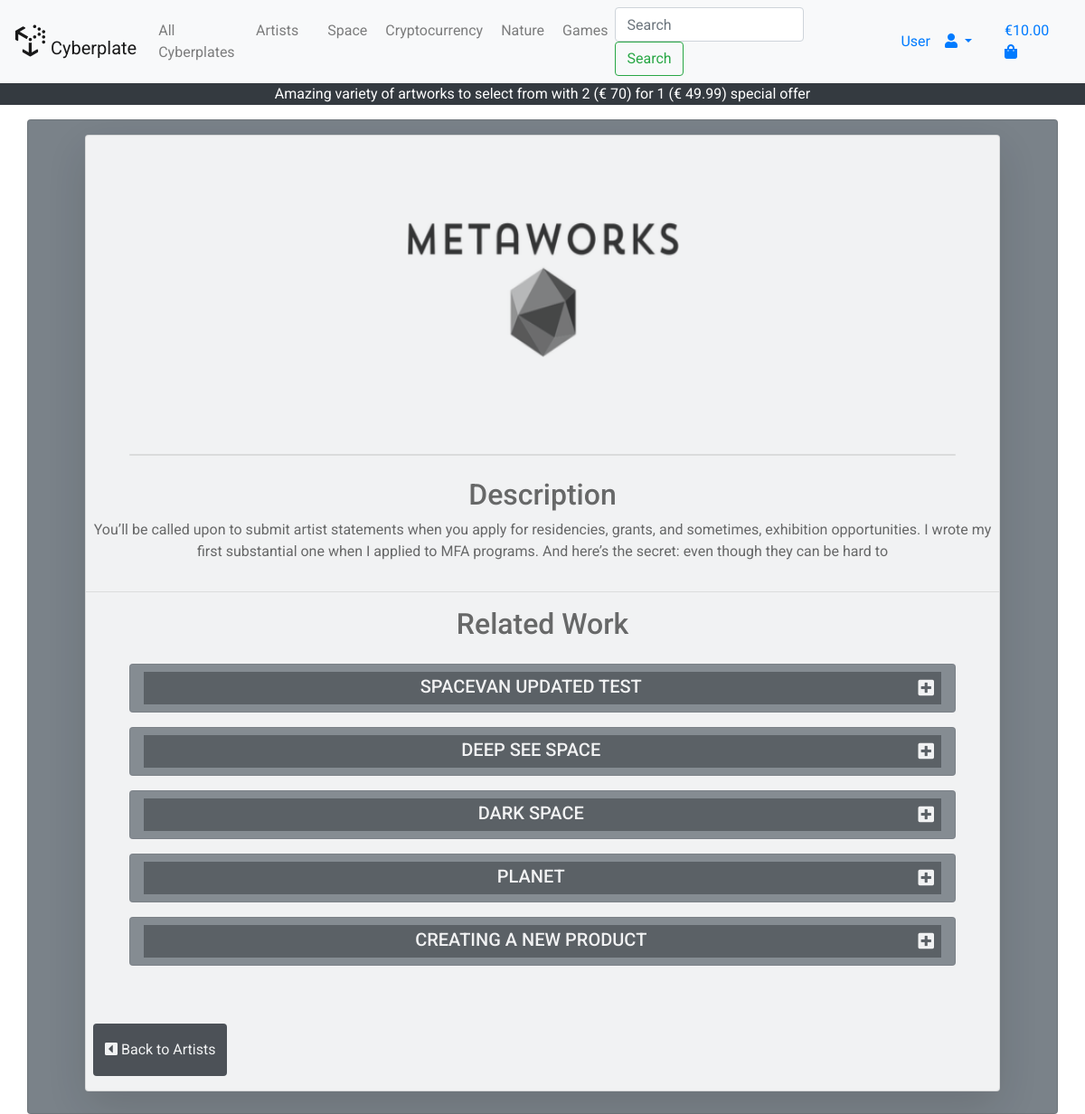
The page /products/1 on the database as committed earlier.
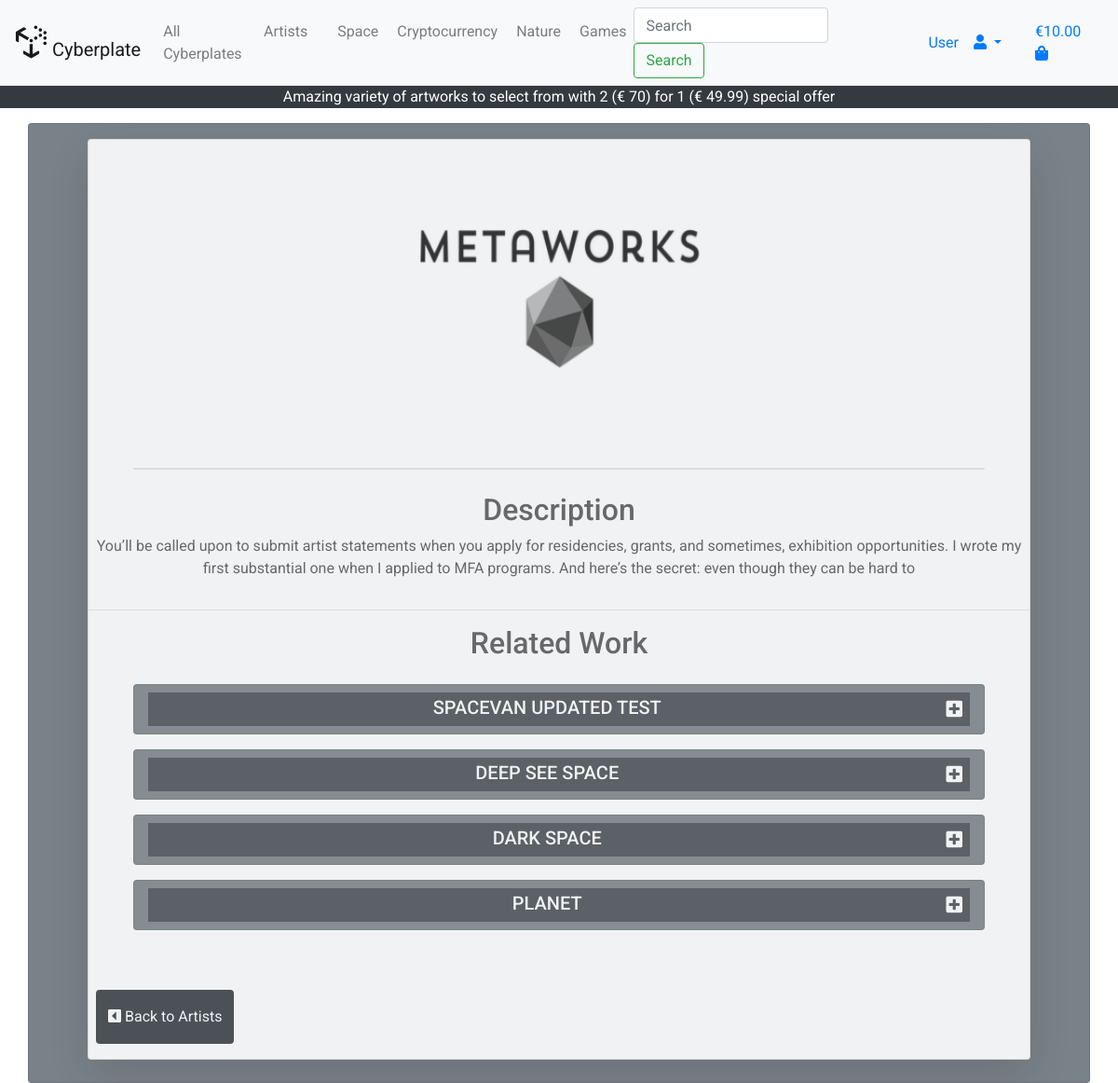
The same page on the database as committed later.
### products/models.py (models this page shows, shortened)
class Product(models.Model):
    product_category = models.ForeignKey('Product_Category',
                                         null=True, on_delete=models.SET_NULL)
    artist = models.ForeignKey('Artist', null=True, on_delete=models.SET_NULL)
    name = models.CharField(max_length=30)
    description = models.TextField()
    price = models.DecimalField(max_digits=4, decimal_places=2)
    image_url = models.URLField(null=True, blank=True, max_length=1000)
    image = models.ImageField(null=True, blank=True)
    product_key = models.IntegerField(null=True, blank=True)
    def __str__(self):
        return self.name

### products/views.py (the view)
# urls.py: path('<int:artist_id>', views.artist_view, name='artist_view'),
def artist_view(request, artist_id):
    selected_artist = get_object_or_404(Artist, pk=artist_id)
    print('selected_artist >>', selected_artist.image)
    artists_products = Product.objects.all().filter(artist=selected_artist)
    print('artists_products >>', artists_products)
    context = {
        'selected_artist': selected_artist,
        'artists_products': artists_products
    }
    return render(request, 'products/artist_view.html', context)

### shopping_bag/context.py (called while the page is built, shortened)
def bag_contents(request):
    bag_items = []
    total = 0
    product_count = 0
    bag = request.session.get('bag', {})
    if total < settings.FREE_DELIVERY_THRESHOLD:
        delivery = 10
        free_delivery_delta = settings.FREE_DELIVERY_THRESHOLD - total
    else:
        delivery = 0
        free_delivery_delta = 0
    grand_total = delivery + total
    context = {
        'bag_items': bag_items,
        'total': total,
        'product_count': product_count,
        'delivery': delivery,
        'free_delivery_delta': free_delivery_delta,
        'free_delivery_threshold': settings.FREE_DELIVERY_THRESHOLD,
        'grand_total': grand_total,
    }
    return context

### products/templates/products/artist_view.html (shortened to what this page needs)
{% extends "base.html" %}
{% load static %}
{% block content %}
<div class="container h-100">
  <div class="row h-100">
    <div class="col-12 card bg-secondary">
        <div class="card shadow-lg mb-4 bg-white border-3 mt-3 mr-5 ml-5">
          <div class="d-flex justify-content-center">
        <img src="{{ MEDIA_URL }}{{ selected_artist.image }}" class="rounded-lg artist-img mt-5" alt="selected_artist.name">
          </div>
        <br>
        <br>
        <div class="card shadow-lg mb-4 bg-white border-3 mt-3 mr-5 ml-5">
        </div>
        <h2 class="text-center text-black"> Description </h2>
        <p class="text-center">
          {{ selected_artist.artist_description }}
        </p>
        <hr>
        <h2 class="text-center text-black"> Related Work </h2>
        <div class="d-flex justify-content-center row mr-5 ml-5 mb-5">
        {% for related_work in artists_products %}
          <div class="card col-12 mx-auto bg-secondary mr-5 ml-5 mt-3 text-white text-uppercase">
            <h5 class="text-center mt-2 bg-dark slider pt-1">{{ related_work.name }}<i class="css-target fas fa-plus-square fa-minus-square float-right mr-2 mt-1 mb-1 pb-1"></i></h5>
        </div>
        {% endfor %}
        </div>
        <p class="text-center">
          <a href="{% url 'artists' %}" class="float-left btn bg-dark rounded-3 py-3 ml-2 text-white mt-3"><i
            class="fas fa-caret-square-left"></i> Back to Artists</a>
        </p>
        </div>
    </div>
  </div>
</div>
{% endblock %}

Rows that differ between the two databases and show on the page:
removed Product: name "CREATING A NEW PRODUCT"
